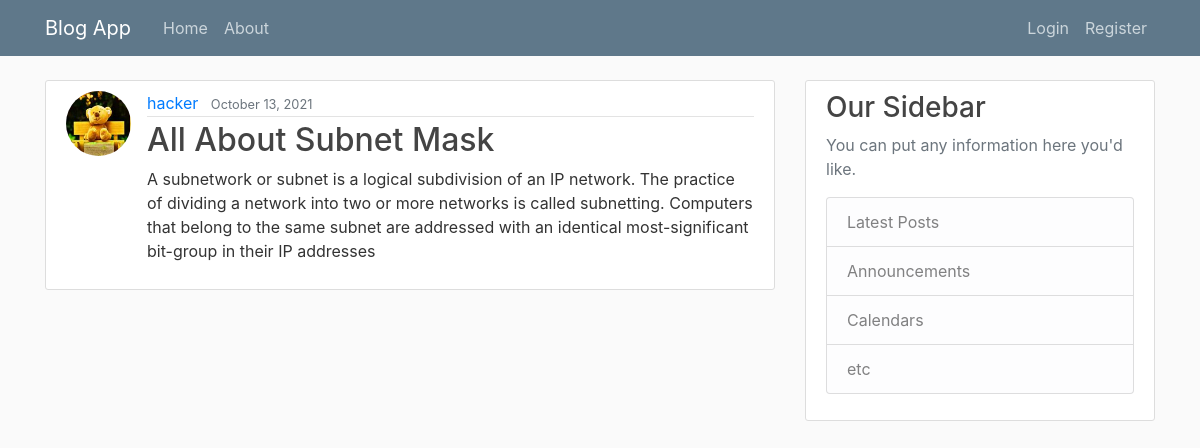
Page /post/23/ on the committed database.
### blog/models.py (models this page shows, shortened)
class Post(models.Model):
    title = models.CharField(max_length=100)
    content = models.TextField()
    date_posted = models.DateTimeField(default=timezone.now)
    author = models.ForeignKey(User, on_delete=models.CASCADE)

### users/models.py (models this page shows, shortened)
class Profile(models.Model):
    user = models.OneToOneField(User, on_delete=models.CASCADE)
    image = models.ImageField(default='default.jpg', upload_to='profile_pics')

### blog/views.py (the view)
# urls.py: path('post/<int:pk>/', PostDetailView.as_view(), name='post-detail'),
class PostDetailView(DetailView):
    model = Post

### blog/templates/blog/post_detail.html (shortened to what this page needs)
{% extends 'blog/base.html' %}
{% block content %}
    <article class="media content-section">
        <img class="rounded-circle article-img" src="{{ object.author.profile.image.url }}" alt="">
        <div class="media-body">
          <div class="article-metadata">
            <a class="mr-2" href="{% url 'user-posts' object.author.username %}">{{ object.author }}</a>
            <small class="text-muted">{{ object.date_posted|date:"F d, Y" }}</small>
          </div>
          <h2 class="article-title">{{ object.title }}</h2>
          <p class="article-content">{{ object.content }}</p>
        </div>
    </article>
{% endblock content %}

### blog/static/blog/main.css (style rules this page uses)
body { background: #fafafa; color: #333333; margin-top: 5rem; }
h1, h2, h3, h4, h5, h6 { color: #444444; }
.content-section { background: #ffffff; padding: 10px 20px; border: 1px solid #dddddd; border-radius: 3px; margin-bottom: 20px; }
.article-title { color: #444444; }
.article-content { white-space: pre-line; }
.article-img { height: 65px; width: 65px; margin-right: 16px; }
.article-metadata { padding-bottom: 1px; margin-bottom: 4px; border-bottom: 1px solid #e3e3e3 }

### rows in the picture
Post: author.profile.image (picture), author "hacker", date_posted "October 13, 2021", title "All About Subnet Mask", content "A subnetwork or subnet is a logical subdivision of an IP network. The practice of dividing a network into two or more networks is called subnetting. Computers that belong to the same subnet are addressed with an identical most-significant bit-group in their IP addresses"
